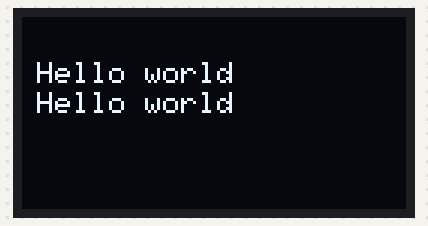
The sketch below on a simulated Arduino Uno, built with avr-gcc and run on an emulated ATmega328P. On the bench: 128×64 one-colour display. The display library's start-up logo is not drawn; what the sketch prints to the serial monitor is not drawn.

Above: at 52.2 s.
At 104.17 s:
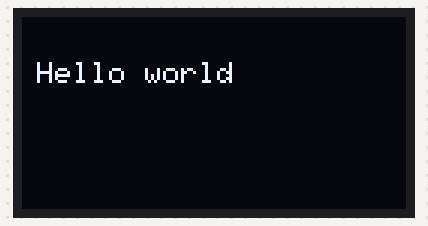

Measured:
- what the display in image 0 shows lasts 52.1 s, from 52.1 s to 104.2 s

The sketch:

oled.ino
```cpp
//OLED SCREEN LIBRARIES
#include <Wire.h>
#include <Adafruit_GFX.h>
#include <Adafruit_SSD1306.h>
//OLED setup
//Create OLED object for an SSD1306 display connected to I2C (SDA, SCL pins)
#define SCREEN_WIDTH 128 // OLED display width, in pixels
#define SCREEN_HEIGHT 64 // OLED display height, in pixels
#define OLED_RESET     4 // Reset pin

Adafruit_SSD1306 display(SCREEN_WIDTH, SCREEN_HEIGHT, &Wire, 0);

void setup() {
  // put your setup code here, to run once:
  Serial.begin(9600);

  //Setup the display
  if(!display.begin(SSD1306_SWITCHCAPVCC, 0x3C)) { // Address 0x3C for 128x32
    Serial.println(F("SSD1306 allocation failed"));
  } else {
    Serial.println("OLED successfully started!");
  }

  // Show initial display buffer contents on the screen --
  // the library initializes this with an Adafruit splash screen.
  display.display();
  delay(2000); // Pause for 2 seconds

  // Clear the display
  display.clearDisplay();
  display.display();

  //Set display text style
  display.setTextColor(WHITE);
  display.setTextSize(1); //from 1 to 8

  display.clearDisplay();
}

void loop() {
  delay(50000);
  Serial.println("updating screen");
  //Reset the screen
  display.clearDisplay();
  //display.display();

  //Display ultrasonic values
  String msg="Hello world";
  OLEDMessage(msg, 5,15);
  OLEDMessage(msg, 5,25);
  delay(2000);
}

void OLEDMessage(String message, int x, int y) {
  //set coordinates where start writing
  display.setCursor(x,y);

  //Write message
  display.print(message);

  //Display the message
  display.display();
}
```
